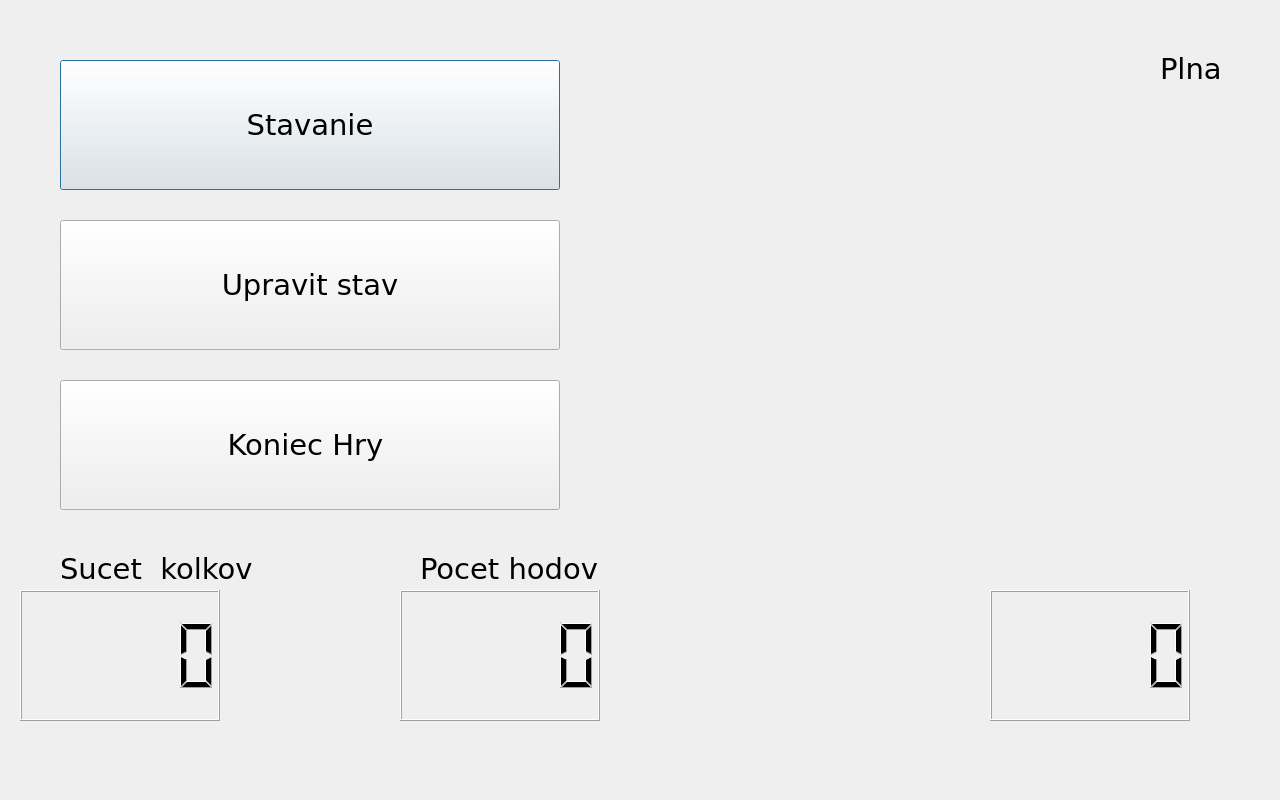
<?xml version="1.0" encoding="UTF-8"?>
<ui version="4.0">
 <class>FullGameWindow</class>
 <widget class="QDialog" name="FullGameWindow">
  <property name="geometry">
   <rect>
    <x>0</x>
    <y>0</y>
    <width>1280</width>
    <height>800</height>
   </rect>
  </property>
  <property name="windowTitle">
   <string>Dialog</string>
  </property>
  <widget class="QPushButton" name="pin5">
   <property name="geometry">
    <rect>
     <x>910</x>
     <y>250</y>
     <width>51</width>
     <height>171</height>
    </rect>
   </property>
   <property name="text">
    <string/>
   </property>
   <property name="icon">
    <iconset resource="ninepins.qrc">
     <normaloff>:/images/kolok1.png</normaloff>
     <normalon>:/images/kolok2.png</normalon>:/images/kolok1.png</iconset>
   </property>
   <property name="iconSize">
    <size>
     <width>100</width>
     <height>173</height>
    </size>
   </property>
   <property name="flat">
    <bool>true</bool>
   </property>
  </widget>
  <widget class="QLabel" name="label_13">
   <property name="geometry">
    <rect>
     <x>1160</x>
     <y>50</y>
     <width>71</width>
     <height>37</height>
    </rect>
   </property>
   <property name="font">
    <font>
     <family>Verdana</family>
     <pointsize>22</pointsize>
    </font>
   </property>
   <property name="acceptDrops">
    <bool>false</bool>
   </property>
   <property name="layoutDirection">
    <enum>Qt::RightToLeft</enum>
   </property>
   <property name="text">
    <string>Plna</string>
   </property>
  </widget>
  <widget class="QPushButton" name="pin4">
   <property name="geometry">
    <rect>
     <x>680</x>
     <y>250</y>
     <width>51</width>
     <height>171</height>
    </rect>
   </property>
   <property name="text">
    <string/>
   </property>
   <property name="icon">
    <iconset resource="ninepins.qrc">
     <normaloff>:/images/kolok1.png</normaloff>
     <normalon>:/images/kolok2.png</normalon>:/images/kolok1.png</iconset>
   </property>
   <property name="iconSize">
    <size>
     <width>100</width>
     <height>173</height>
    </size>
   </property>
   <property name="flat">
    <bool>true</bool>
   </property>
  </widget>
  <widget class="QPushButton" name="pin1">
   <property name="geometry">
    <rect>
     <x>910</x>
     <y>450</y>
     <width>51</width>
     <height>171</height>
    </rect>
   </property>
   <property name="text">
    <string/>
   </property>
   <property name="icon">
    <iconset resource="ninepins.qrc">
     <normaloff>:/images/kolok1.png</normaloff>
     <normalon>:/images/kolok2.png</normalon>:/images/kolok1.png</iconset>
   </property>
   <property name="iconSize">
    <size>
     <width>100</width>
     <height>173</height>
    </size>
   </property>
   <property name="flat">
    <bool>true</bool>
   </property>
  </widget>
  <widget class="QPushButton" name="pin6">
   <property name="geometry">
    <rect>
     <x>1130</x>
     <y>250</y>
     <width>51</width>
     <height>171</height>
    </rect>
   </property>
   <property name="text">
    <string/>
   </property>
   <property name="icon">
    <iconset resource="ninepins.qrc">
     <normaloff>:/images/kolok1.png</normaloff>
     <normalon>:/images/kolok2.png</normalon>:/images/kolok1.png</iconset>
   </property>
   <property name="iconSize">
    <size>
     <width>100</width>
     <height>173</height>
    </size>
   </property>
   <property name="flat">
    <bool>true</bool>
   </property>
  </widget>
  <widget class="QLCDNumber" name="roundsLCD">
   <property name="geometry">
    <rect>
     <x>400</x>
     <y>590</y>
     <width>200</width>
     <height>131</height>
    </rect>
   </property>
  </widget>
  <widget class="QLCDNumber" name="scoreLCD">
   <property name="geometry">
    <rect>
     <x>20</x>
     <y>590</y>
     <width>200</width>
     <height>131</height>
    </rect>
   </property>
  </widget>
  <widget class="QPushButton" name="stavanieButton">
   <property name="geometry">
    <rect>
     <x>60</x>
     <y>60</y>
     <width>500</width>
     <height>130</height>
    </rect>
   </property>
   <property name="font">
    <font>
     <family>Verdana</family>
     <pointsize>22</pointsize>
     <italic>false</italic>
    </font>
   </property>
   <property name="text">
    <string>Stavanie</string>
   </property>
   <property name="default">
    <bool>true</bool>
   </property>
  </widget>
  <widget class="QLabel" name="label_3">
   <property name="geometry">
    <rect>
     <x>60</x>
     <y>550</y>
     <width>211</width>
     <height>37</height>
    </rect>
   </property>
   <property name="font">
    <font>
     <family>Verdana</family>
     <pointsize>22</pointsize>
    </font>
   </property>
   <property name="acceptDrops">
    <bool>false</bool>
   </property>
   <property name="layoutDirection">
    <enum>Qt::RightToLeft</enum>
   </property>
   <property name="text">
    <string>Sucet  kolkov</string>
   </property>
  </widget>
  <widget class="QLCDNumber" name="pointsLCD">
   <property name="geometry">
    <rect>
     <x>990</x>
     <y>590</y>
     <width>200</width>
     <height>131</height>
    </rect>
   </property>
  </widget>
  <widget class="QPushButton" name="pin7">
   <property name="geometry">
    <rect>
     <x>790</x>
     <y>160</y>
     <width>51</width>
     <height>171</height>
    </rect>
   </property>
   <property name="text">
    <string/>
   </property>
   <property name="icon">
    <iconset resource="ninepins.qrc">
     <normaloff>:/images/kolok1.png</normaloff>
     <normalon>:/images/kolok2.png</normalon>:/images/kolok1.png</iconset>
   </property>
   <property name="iconSize">
    <size>
     <width>100</width>
     <height>173</height>
    </size>
   </property>
   <property name="flat">
    <bool>true</bool>
   </property>
  </widget>
  <widget class="QLabel" name="label_4">
   <property name="geometry">
    <rect>
     <x>420</x>
     <y>550</y>
     <width>191</width>
     <height>37</height>
    </rect>
   </property>
   <property name="font">
    <font>
     <family>Verdana</family>
     <pointsize>22</pointsize>
    </font>
   </property>
   <property name="acceptDrops">
    <bool>false</bool>
   </property>
   <property name="layoutDirection">
    <enum>Qt::RightToLeft</enum>
   </property>
   <property name="text">
    <string>Pocet hodov</string>
   </property>
  </widget>
  <widget class="QPushButton" name="pin9">
   <property name="geometry">
    <rect>
     <x>910</x>
     <y>50</y>
     <width>53</width>
     <height>171</height>
    </rect>
   </property>
   <property name="text">
    <string/>
   </property>
   <property name="icon">
    <iconset resource="ninepins.qrc">
     <normaloff>:/images/kolok1.png</normaloff>
     <normalon>:/images/kolok2.png</normalon>:/images/kolok1.png</iconset>
   </property>
   <property name="iconSize">
    <size>
     <width>100</width>
     <height>173</height>
    </size>
   </property>
   <property name="flat">
    <bool>true</bool>
   </property>
  </widget>
  <widget class="QPushButton" name="pin3">
   <property name="geometry">
    <rect>
     <x>1020</x>
     <y>360</y>
     <width>51</width>
     <height>171</height>
    </rect>
   </property>
   <property name="text">
    <string/>
   </property>
   <property name="icon">
    <iconset resource="ninepins.qrc">
     <normaloff>:/images/kolok1.png</normaloff>
     <normalon>:/images/kolok2.png</normalon>:/images/kolok1.png</iconset>
   </property>
   <property name="iconSize">
    <size>
     <width>100</width>
     <height>173</height>
    </size>
   </property>
   <property name="flat">
    <bool>true</bool>
   </property>
  </widget>
  <widget class="QPushButton" name="koniecButton">
   <property name="geometry">
    <rect>
     <x>60</x>
     <y>380</y>
     <width>500</width>
     <height>130</height>
    </rect>
   </property>
   <property name="font">
    <font>
     <family>Verdana</family>
     <pointsize>22</pointsize>
    </font>
   </property>
   <property name="text">
    <string>Koniec Hry </string>
   </property>
   <property name="iconSize">
    <size>
     <width>20</width>
     <height>16</height>
    </size>
   </property>
   <property name="autoExclusive">
    <bool>false</bool>
   </property>
  </widget>
  <widget class="QPushButton" name="pin8">
   <property name="geometry">
    <rect>
     <x>1020</x>
     <y>160</y>
     <width>51</width>
     <height>171</height>
    </rect>
   </property>
   <property name="text">
    <string/>
   </property>
   <property name="icon">
    <iconset resource="ninepins.qrc">
     <normaloff>:/images/kolok1.png</normaloff>
     <normalon>:/images/kolok2.png</normalon>:/images/kolok1.png</iconset>
   </property>
   <property name="iconSize">
    <size>
     <width>100</width>
     <height>173</height>
    </size>
   </property>
   <property name="flat">
    <bool>true</bool>
   </property>
  </widget>
  <widget class="QPushButton" name="pin2">
   <property name="enabled">
    <bool>true</bool>
   </property>
   <property name="geometry">
    <rect>
     <x>790</x>
     <y>360</y>
     <width>51</width>
     <height>171</height>
    </rect>
   </property>
   <property name="autoFillBackground">
    <bool>false</bool>
   </property>
   <property name="text">
    <string/>
   </property>
   <property name="icon">
    <iconset resource="ninepins.qrc">
     <normaloff>:/images/kolok1.png</normaloff>:/images/kolok1.png</iconset>
   </property>
   <property name="iconSize">
    <size>
     <width>100</width>
     <height>173</height>
    </size>
   </property>
   <property name="shortcut">
    <string notr="true"/>
   </property>
   <property name="checkable">
    <bool>false</bool>
   </property>
   <property name="autoRepeat">
    <bool>false</bool>
   </property>
   <property name="autoExclusive">
    <bool>false</bool>
   </property>
   <property name="autoDefault">
    <bool>true</bool>
   </property>
   <property name="default">
    <bool>false</bool>
   </property>
   <property name="flat">
    <bool>true</bool>
   </property>
  </widget>
  <widget class="QPushButton" name="stavButton">
   <property name="geometry">
    <rect>
     <x>60</x>
     <y>220</y>
     <width>500</width>
     <height>130</height>
    </rect>
   </property>
   <property name="font">
    <font>
     <family>Verdana</family>
     <pointsize>22</pointsize>
     <weight>50</weight>
     <bold>false</bold>
    </font>
   </property>
   <property name="text">
    <string>Upravit stav</string>
   </property>
  </widget>
 </widget>
 <resources>
  <include location="ninepins.qrc"/>
 </resources>
 <connections/>
</ui>
